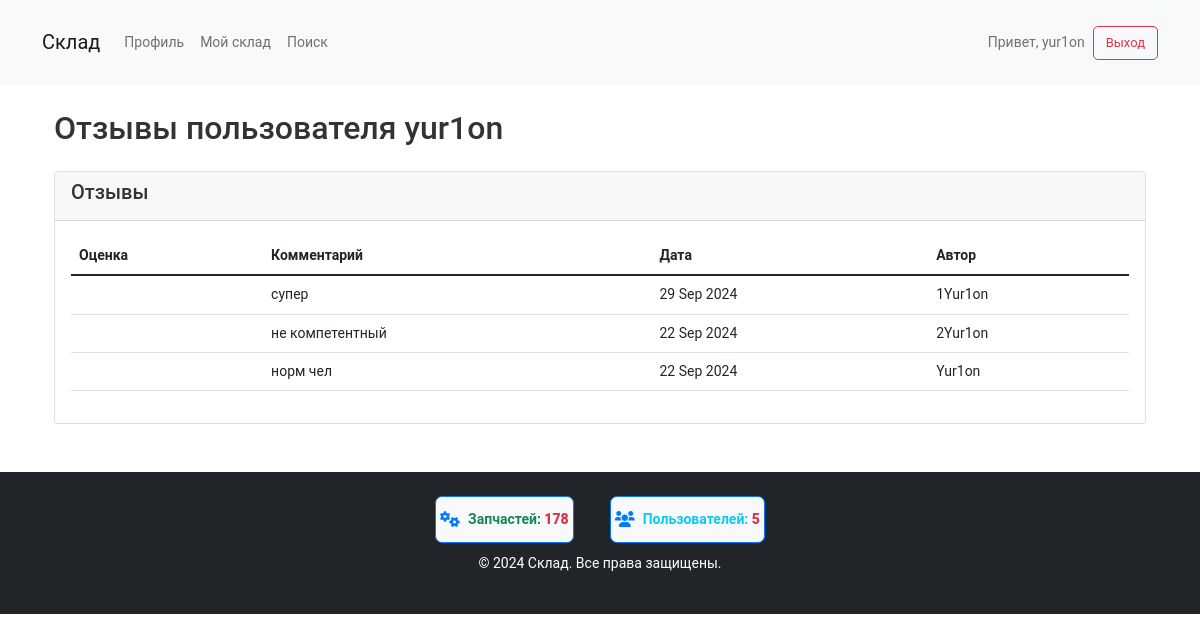
The app's page /user/2/reviews/ (signed in) with its own data.
### user_profile/models.py (models this page shows, shortened)
class Review(models.Model):
    user = models.ForeignKey(User, on_delete=models.CASCADE, related_name='received_reviews')
    reviewer = models.ForeignKey(User, on_delete=models.CASCADE, related_name='given_reviews')
    rating = models.PositiveSmallIntegerField()  # Рейтинг от 1 до 5
    comment = models.TextField(null=True, blank=True)
    created_at = models.DateTimeField(auto_now_add=True)

### user_profile/views.py (the view)
# urls.py: path('user/<int:user_id>/reviews/', views.view_reviews, name='view_reviews'),
@login_required
def view_reviews(request, user_id):
    user = get_object_or_404(User, id=user_id)
    reviews = Review.objects.filter(user=user).order_by('-created_at')
    return render(request, 'warehouse/view_reviews.html', {'user': user, 'reviews': reviews})

### warehouse/context_processors.py (called while the page is built)
def counts(request):
    return {
        'part_count': Part.objects.count(),
        'user_count': User.objects.count(),
    }

### warehouse/templates/warehouse/view_reviews.html (shortened to what this page needs)
{% extends 'warehouse/base.html' %}
{% block content %}
<div class="container mt-4">
    <h2 class="mb-4">Отзывы пользователя {{ user.username }}</h2>
    {% if reviews %}
        <div class="card">
            <div class="card-header">
                <h5 class="card-title">Отзывы</h5>
            </div>
            <div class="card-body">
                <table class="table table-hover">
                    <thead class="thead-light">
                        <tr>
                            <th>Оценка</th>
                            <th>Комментарий</th>
                            <th>Дата</th>
                            <th>Автор</th>
                        </tr>
                    </thead>
                    <tbody>
                        {% for review in reviews %}
                        <tr>
                            <td>
                                <span class="badge badge-success">{{ review.rating }} / 5</span>
                            </td>
                            <td>{{ review.comment }}</td>
                            <td>{{ review.created_at|date:"d M Y" }}</td>
                            <td>{{ review.reviewer.username }}</td>
                        </tr>
                        {% endfor %}
                    </tbody>
                </table>
            </div>
        </div>
    {% else %}
        <div class="alert alert-info mt-4" role="alert">
            У этого пользователя пока нет отзывов.
        </div>
    {% endif %}
</div>
{% endblock %}

### warehouse/templates/warehouse/base.html (shortened to what this page needs)
<!DOCTYPE html>
<html lang="ru">
<head>
    {% load static %}
    <link href="https://cdn.jsdelivr.net/npm/bootstrap@5.1.3/dist/css/bootstrap.min.css" rel="stylesheet">
    <link rel="stylesheet" href="https://cdnjs.cloudflare.com/ajax/libs/font-awesome/6.0.0-beta3/css/all.min.css">
    <link rel="stylesheet" href="{% static 'css/styles.css' %}">
</head>
<body>
    <header class="header bg-light py-3 mb-4">
        <div class="container">
            <nav class="navbar navbar-expand-lg navbar-light">
                <a class="navbar-brand" href="{% url 'home' %}">Склад</a>
                <div class="collapse navbar-collapse" id="navbarNav">
                    <ul class="navbar-nav me-auto">
                        {% if user.is_authenticated %}
                            <li class="nav-item"><a class="nav-link" href="{% url 'profile' %}">Профиль</a></li>
                            <li class="nav-item"><a class="nav-link" href="{% url 'warehouse' %}">Мой склад</a></li>
                        {% endif %}
                        <li class="nav-item"><a class="nav-link" href="{% url 'search' %}">Поиск</a></li>
                    </ul>
                    {% if user.is_authenticated %}
                        <span class="navbar-text ms-3">Привет, {{ user.username }}</span>
                        <a class="btn btn-outline-danger ms-2" href="{% url 'logout' %}">Выход</a>
                    {% else %}
                        <a class="btn btn-outline-primary ms-2" href="{% url 'login' %}">Вход</a>
                        <a class="btn btn-outline-secondary ms-2" href="{% url 'register' %}">Регистрация</a>
                    {% endif %}
                </div>
            </nav>
        </div>
    </header>
    <div class="container mt-4">
        {% block content %}{% endblock %}
    </div>
    <footer class="footer bg-dark text-white py-4 mt-5">
        <div class="container">
            <div class="counter-group">
                <div class="counter">
                    <i class="fas fa-cogs"></i>
                    <span class="navbar-text text-success fw-bold">Запчастей: <strong class="text-danger">{{ part_count }}</strong></span>
                </div>
                <div class="counter">
                    <i class="fas fa-users"></i>
                    <span class="navbar-text text-info fw-bold">Пользователей: <strong class="text-danger">{{ user_count }}</strong></span>
                </div>
            </div>
            <p class="text-center">&copy; 2024 Склад. Все права защищены.</p>
        </div>
    </footer>
</body>
</html>

### static/css/styles.css (style rules this page uses)
body { margin: 0; padding: 0; color: #333; font-family: 'Roboto', sans-serif; font-size: 14px; line-height: 21px; position: relative; }
.btn { padding: 6px 12px; font-size: 13px; line-height: 20px; border-radius: 5px; text-align: center; display: inline-block; cursor: pointer; }

### warehouse/templates/warehouse/base.html (style rules this page uses)
.counter { border: 1px solid #007bff; border-radius: 7px; padding: 4px; margin: 0 8px; display: flex; align-items: center; background-color: #f8f9fa; }
.counter i { font-size: 1rem; margin-right: 8px; color: #007bff; }
.footer .counter-group { display: flex; justify-content: center; gap: 20px; margin-bottom: 10px; }

### records on screen
Review: comment "супер", created_at "29 Sep 2024", reviewer.username "1Yur1on"
Review: comment "не компетентный", created_at "22 Sep 2024", reviewer.username "2Yur1on"
Review: comment "норм чел", created_at "22 Sep 2024", reviewer.username "Yur1on"

### other values on screen
{{ user.username }} "yur1on"
{{ part_count }} "178"
{{ user_count }} "5"
